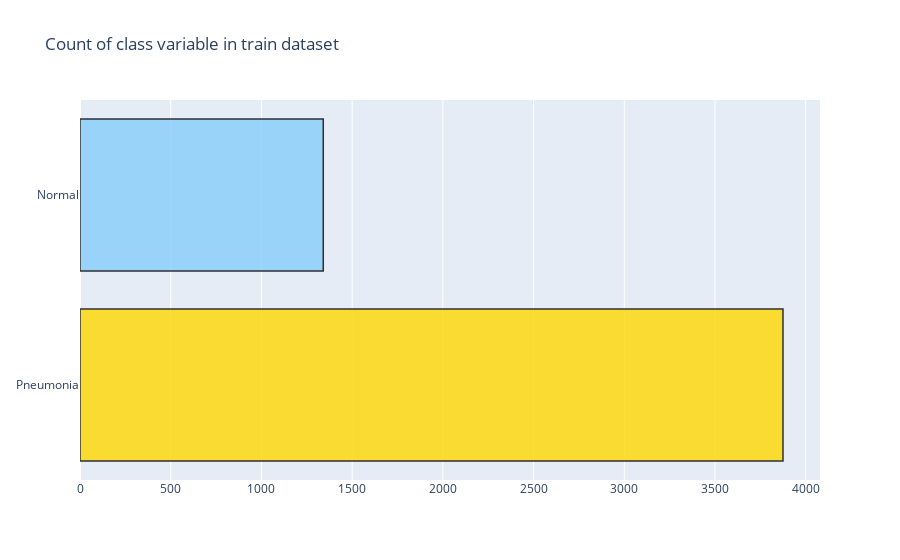

The notebook cell saved with this chart:
### Code cell
Pneumonia = df_train[(df_train['class'] == 'Pneumonia')]
Normal = df_train[(df_train['class'] == 'Normal')]

trace = go.Bar(x = (len(Pneumonia), len(Normal)), y = ['Pneumonia', 'Normal'], orientation = 'h', opacity = 0.8, marker=dict(
        color=['gold', 'lightskyblue'],
        line=dict(color='#000000',width=1.5)))

layout = dict(title =  'Count of class variable in train dataset')
                    
fig = dict(data = [trace], layout=layout)
py.iplot(fig)

### Figure 1 — Plotly figure (JSON) as saved in the notebook; plotly's stock layout.template omitted (floating-point values rounded to 4 significant figures)
{"data": [{"marker": {"color": ["gold", "lightskyblue"], "line": {"color": "#000000", "width": 1.5}}, "opacity": 0.8, "orientation": "h", "type": "bar", "x": [3875, 1341], "y": ["Pneumonia", "Normal"]}], "layout": {"title": {"text": "Count of class variable in train dataset"}}}
